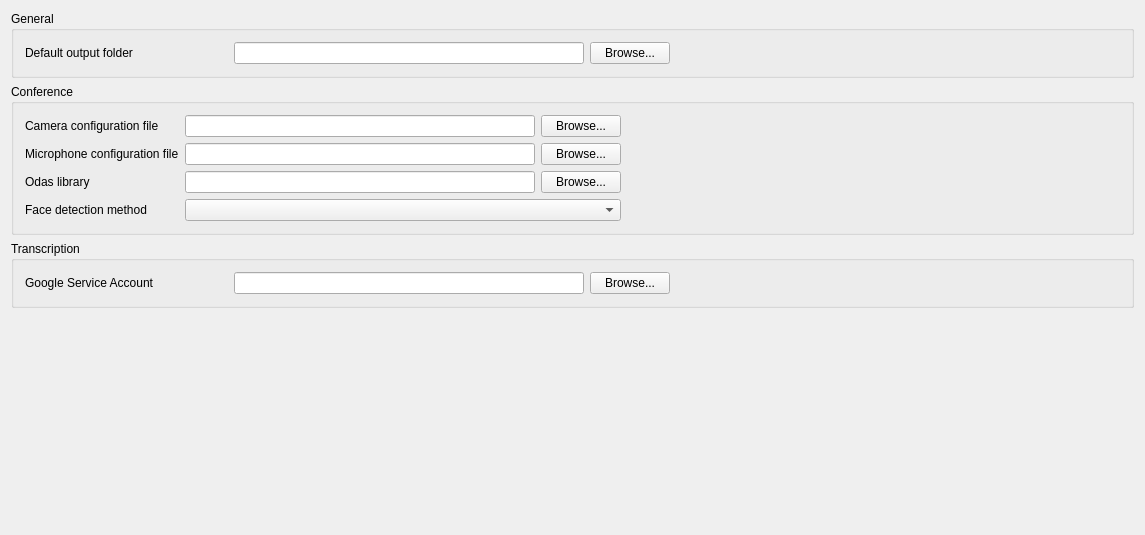
<?xml version="1.0" encoding="UTF-8"?>
<ui version="4.0">
 <class>ChangeSettings</class>
 <widget class="QWidget" name="ChangeSettings">
  <property name="geometry">
   <rect>
    <x>0</x>
    <y>0</y>
    <width>1145</width>
    <height>535</height>
   </rect>
  </property>
  <property name="windowTitle">
   <string>Settings</string>
  </property>
  <layout class="QGridLayout" name="gridLayout" rowstretch="0,0,0,0">
   <item row="2" column="0">
    <widget class="QGroupBox" name="groupBox_5">
     <property name="title">
      <string>Transcription</string>
     </property>
     <layout class="QGridLayout" name="gridLayout_7">
      <property name="horizontalSpacing">
       <number>6</number>
      </property>
      <item row="0" column="1">
       <widget class="QLineEdit" name="serviceAccountPath">
        <property name="sizePolicy">
         <sizepolicy hsizetype="Preferred" vsizetype="Fixed">
          <horstretch>0</horstretch>
          <verstretch>0</verstretch>
         </sizepolicy>
        </property>
        <property name="minimumSize">
         <size>
          <width>350</width>
          <height>0</height>
         </size>
        </property>
       </widget>
      </item>
      <item row="0" column="2">
       <widget class="QPushButton" name="btnBrowseServiceAccount">
        <property name="text">
         <string>Browse...</string>
        </property>
       </widget>
      </item>
      <item row="0" column="0">
       <widget class="QLabel" name="label_4">
        <property name="minimumSize">
         <size>
          <width>203</width>
          <height>0</height>
         </size>
        </property>
        <property name="text">
         <string>Google Service Account</string>
        </property>
       </widget>
      </item>
      <item row="0" column="3">
       <spacer name="horizontalSpacer_2">
        <property name="orientation">
         <enum>Qt::Horizontal</enum>
        </property>
        <property name="sizeHint" stdset="0">
         <size>
          <width>40</width>
          <height>20</height>
         </size>
        </property>
       </spacer>
      </item>
     </layout>
    </widget>
   </item>
   <item row="3" column="0">
    <spacer name="verticalSpacer">
     <property name="orientation">
      <enum>Qt::Vertical</enum>
     </property>
     <property name="sizeType">
      <enum>QSizePolicy::MinimumExpanding</enum>
     </property>
     <property name="sizeHint" stdset="0">
      <size>
       <width>20</width>
       <height>40</height>
      </size>
     </property>
    </spacer>
   </item>
   <item row="1" column="0">
    <widget class="QGroupBox" name="groupBox_4">
     <property name="title">
      <string>Conference</string>
     </property>
     <layout class="QGridLayout" name="gridLayout_6">
      <property name="horizontalSpacing">
       <number>6</number>
      </property>
      <item row="2" column="2">
       <widget class="QPushButton" name="btnBrowseOdas">
        <property name="text">
         <string>Browse...</string>
        </property>
       </widget>
      </item>
      <item row="3" column="0">
       <widget class="QLabel" name="label_6">
        <property name="text">
         <string>Face detection method</string>
        </property>
       </widget>
      </item>
      <item row="0" column="0">
       <widget class="QLabel" name="label_2">
        <property name="text">
         <string>Camera configuration file</string>
        </property>
       </widget>
      </item>
      <item row="2" column="1">
       <widget class="QLineEdit" name="odasPath">
        <property name="sizePolicy">
         <sizepolicy hsizetype="Preferred" vsizetype="Fixed">
          <horstretch>0</horstretch>
          <verstretch>0</verstretch>
         </sizepolicy>
        </property>
        <property name="minimumSize">
         <size>
          <width>253</width>
          <height>0</height>
         </size>
        </property>
       </widget>
      </item>
      <item row="3" column="1" colspan="2">
       <widget class="QComboBox" name="cbFaceDetection">
        <property name="sizePolicy">
         <sizepolicy hsizetype="Preferred" vsizetype="Fixed">
          <horstretch>0</horstretch>
          <verstretch>0</verstretch>
         </sizepolicy>
        </property>
       </widget>
      </item>
      <item row="0" column="1">
       <widget class="QLineEdit" name="cameraConfigPath">
        <property name="sizePolicy">
         <sizepolicy hsizetype="Preferred" vsizetype="Fixed">
          <horstretch>0</horstretch>
          <verstretch>0</verstretch>
         </sizepolicy>
        </property>
        <property name="minimumSize">
         <size>
          <width>350</width>
          <height>0</height>
         </size>
        </property>
       </widget>
      </item>
      <item row="2" column="0">
       <widget class="QLabel" name="label">
        <property name="sizePolicy">
         <sizepolicy hsizetype="Minimum" vsizetype="Preferred">
          <horstretch>0</horstretch>
          <verstretch>0</verstretch>
         </sizepolicy>
        </property>
        <property name="text">
         <string>Odas library</string>
        </property>
       </widget>
      </item>
      <item row="1" column="1">
       <widget class="QLineEdit" name="micConfigPath">
        <property name="sizePolicy">
         <sizepolicy hsizetype="Preferred" vsizetype="Fixed">
          <horstretch>0</horstretch>
          <verstretch>0</verstretch>
         </sizepolicy>
        </property>
        <property name="minimumSize">
         <size>
          <width>253</width>
          <height>0</height>
         </size>
        </property>
       </widget>
      </item>
      <item row="1" column="0">
       <widget class="QLabel" name="label_3">
        <property name="sizePolicy">
         <sizepolicy hsizetype="Preferred" vsizetype="Preferred">
          <horstretch>0</horstretch>
          <verstretch>0</verstretch>
         </sizepolicy>
        </property>
        <property name="minimumSize">
         <size>
          <width>0</width>
          <height>0</height>
         </size>
        </property>
        <property name="text">
         <string>Microphone configuration file</string>
        </property>
       </widget>
      </item>
      <item row="1" column="2">
       <widget class="QPushButton" name="btnBrowseMicConfig">
        <property name="text">
         <string>Browse...</string>
        </property>
       </widget>
      </item>
      <item row="0" column="2">
       <widget class="QPushButton" name="btnBrowseCameraConfig">
        <property name="text">
         <string>Browse...</string>
        </property>
       </widget>
      </item>
      <item row="1" column="3">
       <spacer name="horizontalSpacer">
        <property name="orientation">
         <enum>Qt::Horizontal</enum>
        </property>
        <property name="sizeHint" stdset="0">
         <size>
          <width>40</width>
          <height>20</height>
         </size>
        </property>
       </spacer>
      </item>
     </layout>
    </widget>
   </item>
   <item row="0" column="0">
    <widget class="QGroupBox" name="groupBox_3">
     <property name="title">
      <string>General</string>
     </property>
     <layout class="QGridLayout" name="gridLayout_5">
      <item row="0" column="1">
       <widget class="QLineEdit" name="defaultOutputFolder">
        <property name="sizePolicy">
         <sizepolicy hsizetype="Preferred" vsizetype="Fixed">
          <horstretch>0</horstretch>
          <verstretch>0</verstretch>
         </sizepolicy>
        </property>
        <property name="minimumSize">
         <size>
          <width>350</width>
          <height>0</height>
         </size>
        </property>
       </widget>
      </item>
      <item row="0" column="2">
       <widget class="QPushButton" name="btnBrowseDefaultOutputFolder">
        <property name="text">
         <string>Browse...</string>
        </property>
       </widget>
      </item>
      <item row="0" column="0">
       <widget class="QLabel" name="label_5">
        <property name="minimumSize">
         <size>
          <width>203</width>
          <height>0</height>
         </size>
        </property>
        <property name="text">
         <string>Default output folder</string>
        </property>
       </widget>
      </item>
      <item row="0" column="3">
       <spacer name="horizontalSpacer_3">
        <property name="orientation">
         <enum>Qt::Horizontal</enum>
        </property>
        <property name="sizeHint" stdset="0">
         <size>
          <width>40</width>
          <height>20</height>
         </size>
        </property>
       </spacer>
      </item>
     </layout>
    </widget>
   </item>
  </layout>
 </widget>
 <layoutdefault spacing="6" margin="11"/>
 <resources/>
 <connections/>
</ui>
